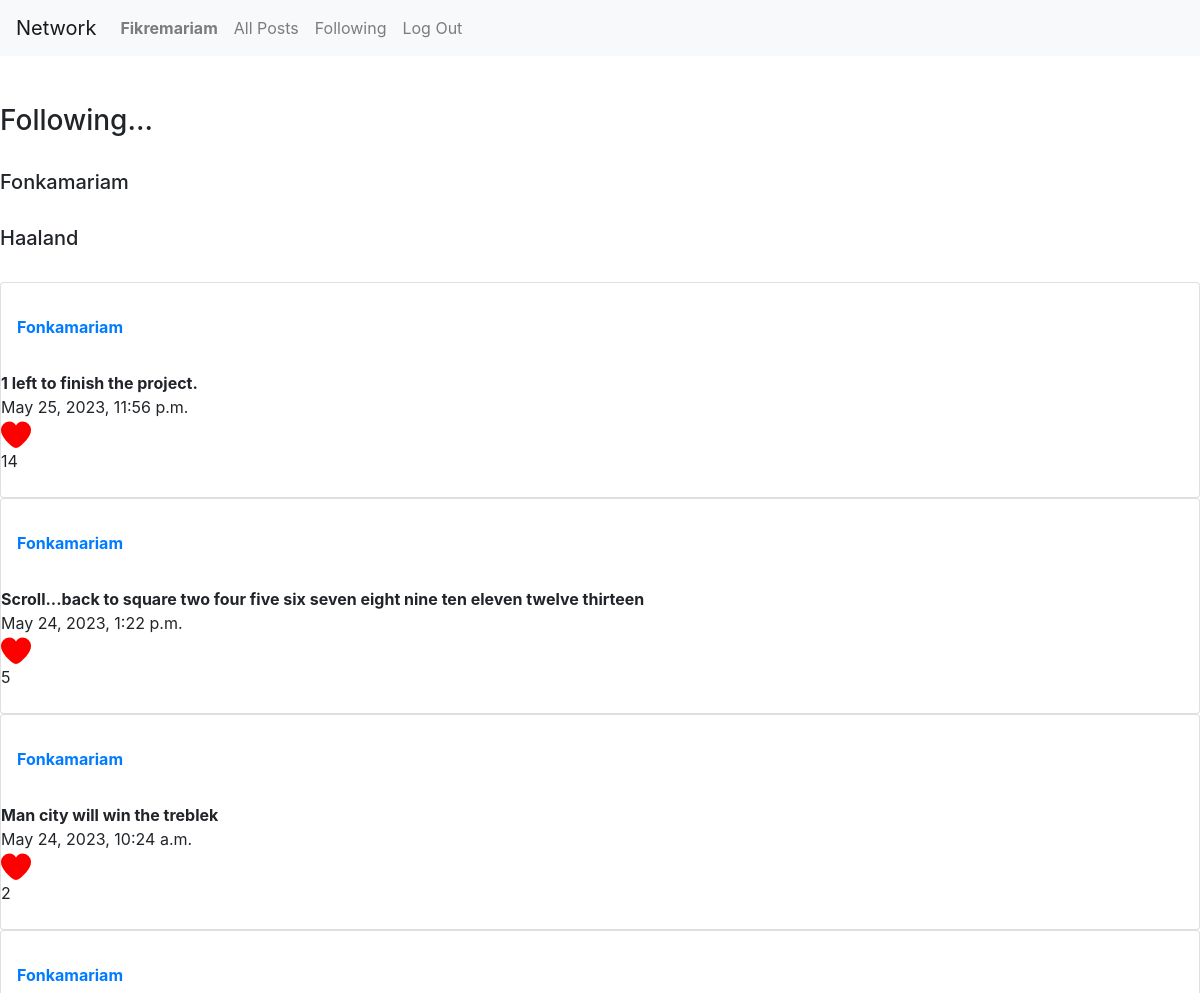
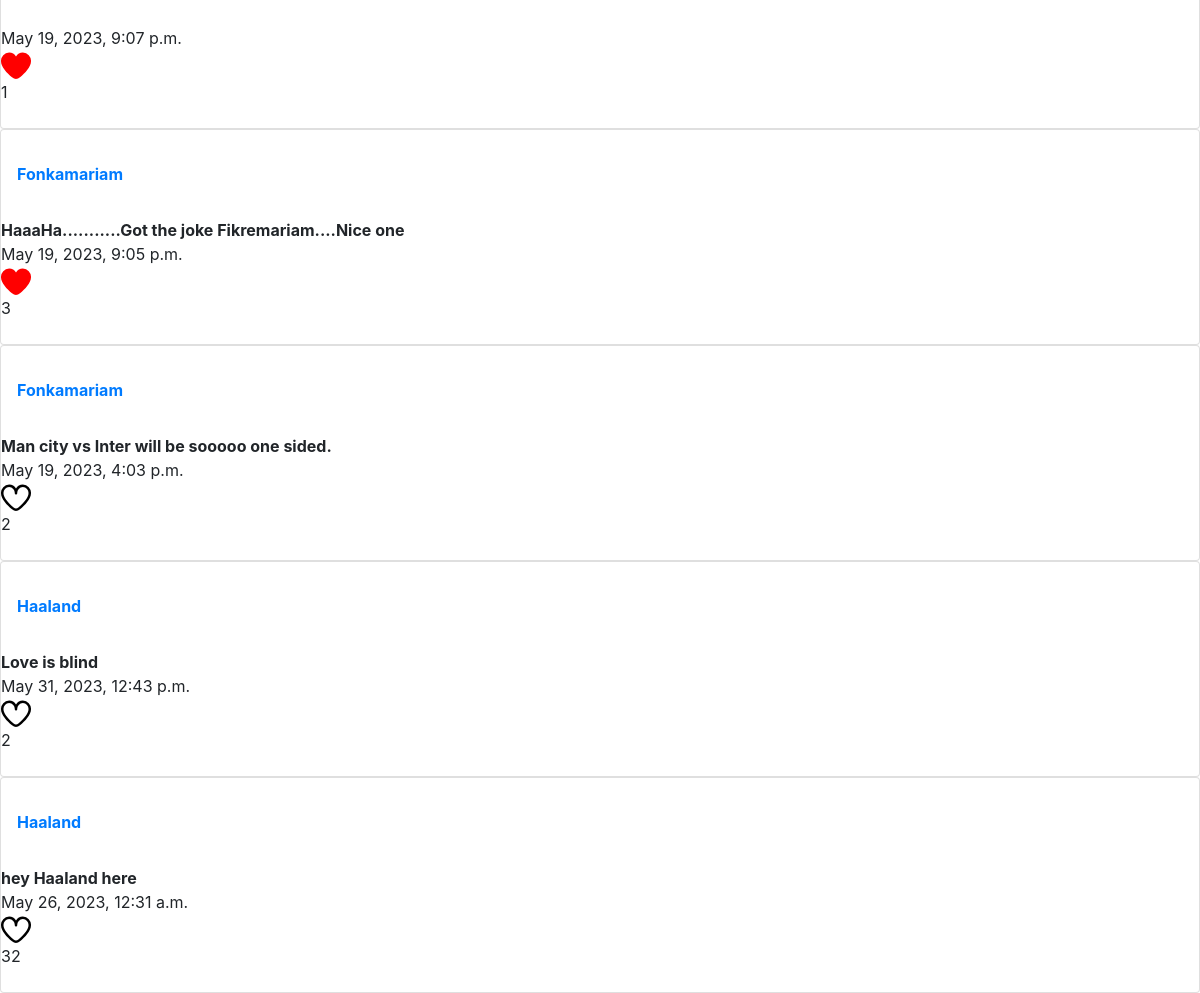
Page /following (signed in) on the committed database (2 pictures, top to bottom).
### network/models.py (models this page shows, shortened)
class User(AbstractUser):
    pass

class Posts(models.Model):
    owner= models.ForeignKey(User, on_delete=models.CASCADE, related_name="user")
    text= models.TextField()
    timestamp = models.DateTimeField(auto_now_add=True)
    like= models.IntegerField(default=0, blank=True,null=True)

### network/views.py (the view)
# urls.py: path("following", views.following, name="following"),
def following(request):
    list_for_like=[]
    x=request.user
    all_names=[]
    try:
        want=Follow.objects.get(name = x)
    except Follow.DoesNotExist:
        want = Follow.objects.create(name= x)
        want.save()
    f_ing=want.following.iterator()
    list_for_curr_post=[]
    new_list=[]
    for y in f_ing:
        all_names.append(y)
        list_for_curr_post.append(Posts.objects.filter(owner = y))
    for a in list_for_curr_post:
        a=a.order_by("-timestamp").all()
        for b in a:
            new_list.append(b)
    page = request.GET.get('page', 1)
    paginator = Paginator(new_list , 10)
    try:
        users = paginator.page(page)
        time.sleep(1)
    except PageNotAnInteger:
        users = paginator.page(0.5)
    except EmptyPage:
        users = paginator.page(paginator.num_pages)
    try:
        new=Like.objects.get(liker=request.user)
    except Like.DoesNotExist:
        new=Like.objects.create(liker=request.user)
        new.save()
    fonka=new.liked.iterator()
    for f in fonka:
        list_for_like.append(f)
    return render(request, "network/following.html",{"list":list_for_like,"names":all_names,"curr_post":users})

### network/templates/network/following.html (shortened to what this page needs)
{% extends "network/layout.html" %}
{% load static %}
{% block body %}
<br><br>
{% if names %}
<h3> Following... </h3><br>
{% for name in names %}
<div>
<h5>{{name}}</h5>
</div>
<br>
{% endfor %}
{% else %}
<h1><strong> You are currently not following any Users</strong></h1>
{% endif %}
{% for post in curr_post %}
<div class="card" row="3">
  <br>
  {% if user.is_authenticated %}
  <a class="nav-link" href="/{{post.owner}}"><strong> {{post.owner}}</strong></a>
  {% else %}
  <strong>{{post.owner}}</strong>
  {% endif %}
  <br>
  <div id="{{post.id}}"><strong>{{post.text}}</strong></div>
  <div>{{post.timestamp}}</div>
  {% if post in list %}
  <svg id="after_like{{post.id}}"  fill="red" onclick="after_like({{post.id}})" height="30px" width="30px" xmlns="http://www.w3.org/2000/svg"  viewBox="0 0 24 24"><title>Unlike</title><path d="M17.5,1.917a6.4,6.4,0,0,0-5.5,3.3,6.4,6.4,0,0,0-5.5-3.3A6.8,6.8,0,0,0,0,8.967c0,4.547,4.786,9.513,8.8,12.88a4.974,4.974,0,0,0,6.4,0C19.214,18.48,24,13.514,24,8.967A6.8,6.8,0,0,0,17.5,1.917Zm-3.585"/></svg>
  <div id="like{{post.id}}" class="pad">{{post.like}}</div>
  {% else %}
  <svg id="before_like{{post.id}}" onclick="before_like({{post.id}})"  xmlns="http://www.w3.org/2000/svg" height="30px" width="30px" viewBox="0 0 24 24"><title>Like</title><path d="M17.5,1.917a6.4,6.4,0,0,0-5.5,3.3,6.4,6.4,0,0,0-5.5-3.3A6.8,6.8,0,0,0,0,8.967c0,4.547,4.786,9.513,8.8,12.88a4.974,4.974,0,0,0,6.4,0C19.214,18.48,24,13.514,24,8.967A6.8,6.8,0,0,0,17.5,1.917Zm-3.585,18.4a2.973,2.973,0,0,1-3.83,0C4.947,16.006,2,11.87,2,8.967a4.8,4.8,0,0,1,4.5-5.05A4.8,4.8,0,0,1,11,8.967a1,1,0,0,0,2,0,4.8,4.8,0,0,1,4.5-5.05A4.8,4.8,0,0,1,22,8.967C22,11.87,19.053,16.006,13.915,20.313Z"/></svg>
  <div id="like{{post.id}}" class="pad">{{post.like}}</div>
  {% endif %}
  <br>
</div>
      {% endfor %}
{% endblock %}

### network/templates/network/layout.html (shortened to what this page needs)
{% load static %}
<!DOCTYPE html>
<html lang="en">
    <head>
        <link rel="stylesheet" href="https://stackpath.bootstrapcdn.com/bootstrap/4.4.1/css/bootstrap.min.css">
        <link href="{% static 'network/styles.css' %}" rel="stylesheet">
    </head>
    <body>
        <nav class="navbar navbar-expand-lg navbar-light bg-light">
            <a class="navbar-brand" href="#">Network</a>
            <div>
              <ul class="navbar-nav mr-auto">
                {% if user.is_authenticated %}
                    <li class="nav-item">
                        <a class="nav-link" href="/{{user.username}}"><strong> {{user.username}}</strong></a>
                    </li>
                {% endif %}
                <li class="nav-item">
                  <a class="nav-link" href="{% url 'index' %}">All Posts</a>
                </li>
                {% if user.is_authenticated %}
                    <li class="nav-item">
                        <a class="nav-link" href="{% url 'following' %}">Following</a>
                    </li>
                    <li class="nav-item">
                        <a class="nav-link" href="{% url 'logout' %}">Log Out</a>
                    </li>
                {% endif %}
              </ul>
            </div>
          </nav>
        <div class="body">
            {% block body %}
            {% endblock %}
        </div>
    </body>
</html>

### rows in the picture
User: username "Fikremariam"
User: username "Fonkamariam"
User: username "Haaland"
Posts: owner "Fonkamariam", text "1 left to finish the project.", timestamp "May 25, 2023, 11:56 p.m.", like "14"
Posts: owner "Fonkamariam", text "Scroll...back to square two four five six seven eight nine ten eleven twelve thirteen", timestamp "May 24, 2023, 1:22 p.m.", like "5"
Posts: owner "Fonkamariam", text "Man city will win the treblek", timestamp "May 24, 2023, 10:24 a.m.", like "2"
Posts: owner "Fonkamariam", timestamp "May 19, 2023, 9:07 p.m.", like "1"
Posts: owner "Fonkamariam", text "HaaaHa...........Got the joke Fikremariam....Nice one", timestamp "May 19, 2023, 9:05 p.m.", like "3"
Posts: owner "Fonkamariam", text "Man city vs Inter will be sooooo one sided.", timestamp "May 19, 2023, 4:03 p.m.", like "2"
Posts: owner "Haaland", text "Love is blind", timestamp "May 31, 2023, 12:43 p.m.", like "2"
Posts: owner "Haaland", text "hey Haaland here", timestamp "May 26, 2023, 12:31 a.m.", like "32"
